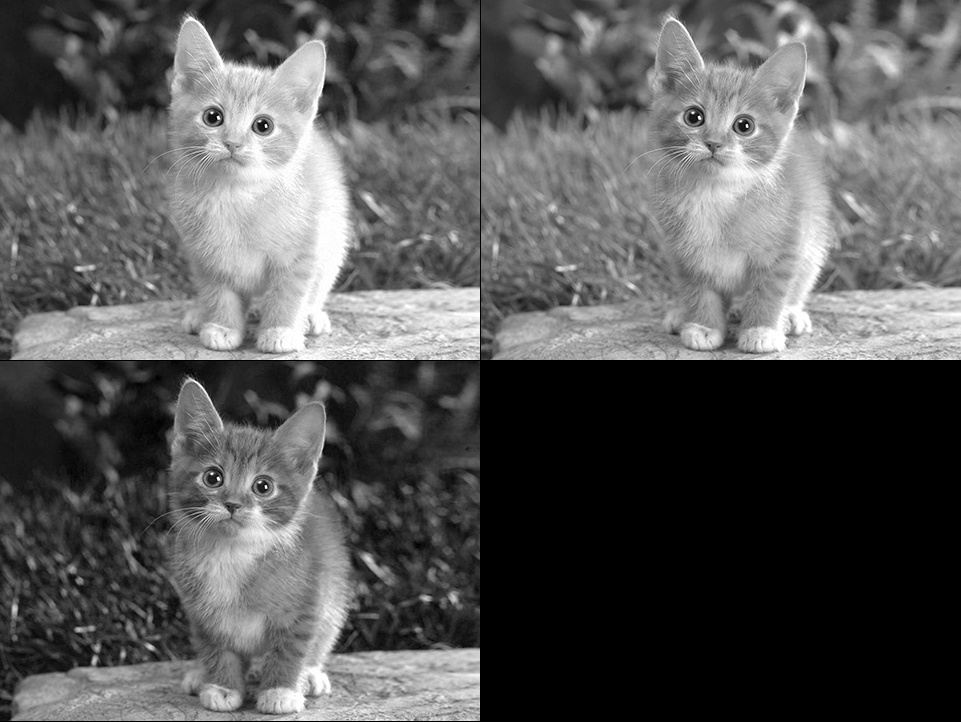

Reproduce this figure in Python.
import numpy as np
import matplotlib.pyplot as plt
#%matplotlib inline
import caffe
caffe_root='/home/tomato/workspace/caffe/'
import os,sys
os.chdir(caffe_root)
sys.path.insert(0,caffe_root+'python')
im = caffe.io.load_image('examples/images/cat.jpg')
print im.shape
plt.imshow(im)
#plt.axis('off')

net = caffe.Net('examples/net_surgery/conv.prototxt', caffe.TEST)
im_input=im[np.newaxis,:,:,:].transpose(0,3,1,2)
print "data-blobs:",im_input.shape
net.blobs['data'].reshape(*im_input.shape)
net.blobs['data'].data[...] = im_input
plt.imshow(net.blobs['data'].data[0].transpose(1,2,0))
plt.axis('off')

#show data
plt.rcParams['image.cmap'] = 'gray'
def show_data(data,head,padsize=1, padval=0):
    data -= data.min()
    data /= data.max()
    # force the number of filters to be square
    n = int(np.ceil(np.sqrt(data.shape[0])))
    padding = ((0, n ** 2 - data.shape[0]), (0, padsize), (0, padsize)) + ((0, 0),) * (data.ndim - 3)
    print data.shape
    data = np.pad(data, padding, mode='constant', constant_values=(padval, padval))
    print data.shape
    # tile the filters into an image
    data = data.reshape((n, n) + data.shape[1:]).transpose((0, 2, 1, 3) + tuple(range(4, data.ndim + 1)))
    print data.shape
    data = data.reshape((n * data.shape[1], n * data.shape[3]) + data.shape[4:])
    print data.shape
    plt.figure()
    plt.title(head)
    plt.imsave("display.jpg", data)
    plt.axis('off')
print "data-blobs:",net.blobs['data'].data.shape
show_data(net.blobs['data'].data[0],'origin images')

#net.forward()
#print "data-blobs:",net.blobs['data'].data.shape
#print "conv-blobs:",net.blobs['conv'].data.shape
#print "weight-blobs:",net.params['conv'][0].data.shape
#show_data(net.params['conv'][0].data[:,0],'conv weights(filter)')
#show_data(net.blobs['conv'].data[0],'post-conv images')

